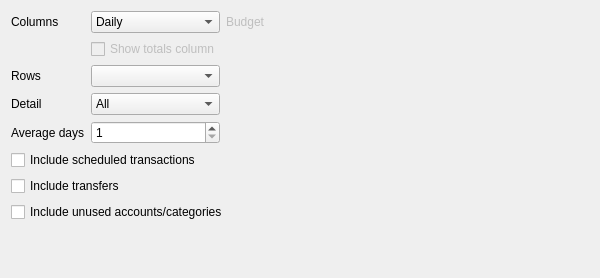
<?xml version="1.0" encoding="UTF-8"?>
<ui version="4.0" stdsetdef="1">
  <author></author>
  <comment></comment>
  <exportmacro></exportmacro>
  <class>kMyMoneyReportConfigTab2Decl</class>
  <widget class="QWidget" name="kMyMoneyReportConfigTab2Decl">
    <property name="geometry">
      <rect>
        <x>0</x>
        <y>0</y>
        <width>600</width>
        <height>278</height>
      </rect>
    </property>
    <property name="windowTitle">
      <string>Rows/Columns Tab</string>
    </property>
    <property name="toolTip" stdset="0">
      <string/>
    </property>
    <property name="whatsThis" stdset="0">
      <string>&lt;p&gt;On this tab, you configure how you'd like the rows and columns to be selected and organized.&lt;/p&gt;</string>
    </property>
    <layout class="QVBoxLayout">
      <item>
        <layout class="QHBoxLayout">
          <item>
            <layout class="QGridLayout">
              <item row="3" column="0">
                <widget class="QLabel" name="textLabel6">
                  <property name="text">
                    <string>Detail</string>
                  </property>
                  <property name="wordWrap">
                    <bool>false</bool>
                  </property>
                </widget>
              </item>
              <item row="3" column="1">
                <widget class="KComboBox" name="m_comboDetail">
                  <property name="toolTip" stdset="0">
                    <string>&lt;p&gt;Choose what kind of accounts to display as the rows of this report.&lt;/p&gt;</string>
                  </property>
                  <item>
                    <property name="text">
                      <string comment="@item all accounts">All</string>
                    </property>
                  </item>
                  <item>
                    <property name="text">
                      <string>Top-Level</string>
                    </property>
                  </item>
                  <item>
                    <property name="text">
                      <string>Groups</string>
                    </property>
                  </item>
                  <item>
                    <property name="text">
                      <string>Totals</string>
                    </property>
                  </item>
                </widget>
              </item>
              <item row="0" column="2">
                <widget class="QFrame" name="m_budgetFrame">
                  <property name="enabled">
                    <bool>false</bool>
                  </property>
                  <property name="frameShape">
                    <enum>QFrame::NoFrame</enum>
                  </property>
                  <property name="frameShadow">
                    <enum>QFrame::Raised</enum>
                  </property>
                  <layout class="QHBoxLayout">
                    <property name="margin">
                      <number>0</number>
                    </property>
                    <item>
                      <widget class="QLabel" name="textLabel1">
                        <property name="text">
                          <string>Budget</string>
                        </property>
                        <property name="wordWrap">
                          <bool>false</bool>
                        </property>
                      </widget>
                    </item>
                    <item>
                      <widget class="KMyMoneyGeneralCombo" name="m_comboBudget"/>
                    </item>
                  </layout>
                </widget>
              </item>
              <item row="0" column="0">
                <widget class="QLabel" name="textLabel4">
                  <property name="text">
                    <string>Columns</string>
                  </property>
                  <property name="wordWrap">
                    <bool>false</bool>
                  </property>
                </widget>
              </item>
              <item row="0" column="1">
                <widget class="KComboBox" name="m_comboColumns">
                  <property name="toolTip" stdset="0">
                    <string>&lt;p&gt;Choose how large of a time period each column should encompass&lt;/p&gt;</string>
                  </property>
                  <item>
                    <property name="text">
                      <string comment="@item the columns will display daily data">Daily</string>
                    </property>
                  </item>
                  <item>
                    <property name="text">
                      <string comment="@item the columns will display weekly data">Weekly</string>
                    </property>
                  </item>
                  <item>
                    <property name="text">
                      <string comment="@item the columns will display monthly data">Monthly</string>
                    </property>
                  </item>
                  <item>
                    <property name="text">
                      <string comment="@item the columns will display bi-monthly data">Bi-Monthly</string>
                    </property>
                  </item>
                  <item>
                    <property name="text">
                      <string comment="@item the columns will display quarterly data">Quarterly</string>
                    </property>
                  </item>
                  <item>
                    <property name="text">
                      <string comment="@item the columns will display yearly data">Yearly</string>
                    </property>
                  </item>
                </widget>
              </item>
              <item row="2" column="1">
                <widget class="KComboBox" name="m_comboRows">
                  <property name="toolTip" stdset="0">
                    <string>&lt;p&gt;Choose what kind of accounts to display as the rows of this report.&lt;/p&gt;</string>
                  </property>
                </widget>
              </item>
              <item row="2" column="0">
                <widget class="QLabel" name="textLabel5">
                  <property name="text">
                    <string>Rows</string>
                  </property>
                  <property name="wordWrap">
                    <bool>false</bool>
                  </property>
                </widget>
              </item>
              <item row="1" column="1">
                <widget class="QCheckBox" name="m_checkTotalColumn">
                  <property name="enabled">
                    <bool>false</bool>
                  </property>
                  <property name="text">
                    <string>Show totals column</string>
                  </property>
                </widget>
              </item>
              <item row="4" column="0">
                <widget class="QLabel" name="textLabel10">
                  <property name="text">
                    <string>Average days</string>
                  </property>
                  <property name="wordWrap">
                    <bool>false</bool>
                  </property>
                </widget>
              </item>
              <item row="4" column="1">
                <widget class="QSpinBox" name="m_movingAverageDays">
                  <property name="maximum">
                    <number>366</number>
                  </property>
                  <property name="minimum">
                    <number>1</number>
                  </property>
                </widget>
              </item>
            </layout>
          </item>
          <item>
            <spacer name="spacer12_2">
              <property name="sizeHint">
                <size>
                  <width>94</width>
                  <height>21</height>
                </size>
              </property>
              <property name="sizeType">
                <enum>QSizePolicy::Expanding</enum>
              </property>
              <property name="orientation">
                <enum>Qt::Horizontal</enum>
              </property>
            </spacer>
          </item>
        </layout>
      </item>
      <item>
        <widget class="QCheckBox" name="m_checkScheduled">
          <property name="text">
            <string>Include scheduled transactions</string>
          </property>
        </widget>
      </item>
      <item>
        <widget class="QCheckBox" name="m_checkTransfers">
          <property name="text">
            <string>Include transfers</string>
          </property>
        </widget>
      </item>
      <item>
        <widget class="QCheckBox" name="m_checkUnused">
          <property name="text">
            <string>Include unused accounts/categories</string>
          </property>
        </widget>
      </item>
      <item>
        <spacer name="spacer13">
          <property name="sizeHint">
            <size>
              <width>20</width>
              <height>40</height>
            </size>
          </property>
          <property name="sizeType">
            <enum>QSizePolicy::Expanding</enum>
          </property>
          <property name="orientation">
            <enum>Qt::Vertical</enum>
          </property>
        </spacer>
      </item>
    </layout>
  </widget>
  <customwidgets>
  <customwidget>
   <class>KMyMoneyGeneralCombo</class>
   <extends>QWidget</extends>
   <header>kmymoneymvccombo.h</header>
   <container>1</container>
  </customwidget>
    <customwidget>
      <class>KComboBox</class>
      <extends>QComboBox</extends>
      <header location="global">kcombobox.h</header>
    </customwidget>
  </customwidgets>
  <layoutdefault spacing="6" margin="11"/>
  </ui>
